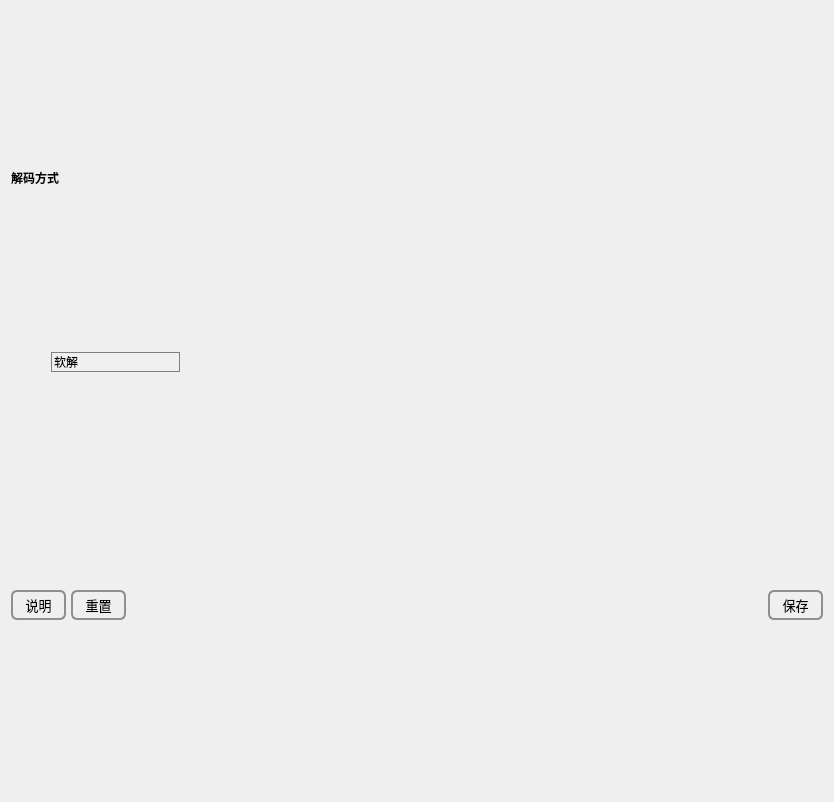
<?xml version="1.0" encoding="UTF-8"?>
<ui version="4.0">
 <class>DecodeWidget</class>
 <widget class="QWidget" name="DecodeWidget">
  <property name="geometry">
   <rect>
    <x>0</x>
    <y>0</y>
    <width>834</width>
    <height>802</height>
   </rect>
  </property>
  <property name="windowTitle">
   <string>Form</string>
  </property>
  <layout class="QVBoxLayout" name="verticalLayout_5" stretch="0,0,0,0,10,0,1,0">
   <property name="spacing">
    <number>0</number>
   </property>
   <item>
    <widget class="QLabel" name="label_4">
     <property name="sizePolicy">
      <sizepolicy hsizetype="Preferred" vsizetype="Fixed">
       <horstretch>0</horstretch>
       <verstretch>0</verstretch>
      </sizepolicy>
     </property>
     <property name="font">
      <font>
       <family>微软雅黑</family>
       <pointsize>9</pointsize>
       <weight>75</weight>
       <bold>true</bold>
      </font>
     </property>
     <property name="text">
      <string>解码方式</string>
     </property>
     <property name="alignment">
      <set>Qt::AlignLeading|Qt::AlignLeft|Qt::AlignVCenter</set>
     </property>
    </widget>
   </item>
   <item>
    <spacer name="verticalSpacer_6">
     <property name="orientation">
      <enum>Qt::Vertical</enum>
     </property>
     <property name="sizeType">
      <enum>QSizePolicy::Fixed</enum>
     </property>
     <property name="sizeHint" stdset="0">
      <size>
       <width>20</width>
       <height>7</height>
      </size>
     </property>
    </spacer>
   </item>
   <item>
    <layout class="QHBoxLayout" name="horizontalLayout_3" stretch="1,2,10">
     <property name="spacing">
      <number>0</number>
     </property>
     <item>
      <spacer name="horizontalSpacer">
       <property name="orientation">
        <enum>Qt::Horizontal</enum>
       </property>
       <property name="sizeType">
        <enum>QSizePolicy::Fixed</enum>
       </property>
       <property name="sizeHint" stdset="0">
        <size>
         <width>40</width>
         <height>20</height>
        </size>
       </property>
      </spacer>
     </item>
     <item>
      <widget class="QComboBox" name="decodeMode">
       <property name="sizePolicy">
        <sizepolicy hsizetype="Preferred" vsizetype="Fixed">
         <horstretch>0</horstretch>
         <verstretch>0</verstretch>
        </sizepolicy>
       </property>
       <property name="font">
        <font>
         <family>Palatino Linotype</family>
         <weight>50</weight>
         <bold>false</bold>
        </font>
       </property>
       <property name="styleSheet">
        <string notr="true">QComboBox {
	background:rgb(240,240,240);
    border: 1px solid gray;
    padding: 1px 2px 1px 2px;  
}

QComboBox::drop-down {
    subcontrol-origin: padding;
    subcontrol-position: top right;
 
    border-width: 1px;
    border-color: darkgray;
}

QComboBox::down-arrow {
    image: url(:/down_arrow.jpg);
}</string>
       </property>
       <property name="currentIndex">
        <number>0</number>
       </property>
       <property name="maxVisibleItems">
        <number>100</number>
       </property>
       <property name="maxCount">
        <number>100</number>
       </property>
       <property name="frame">
        <bool>true</bool>
       </property>
       <item>
        <property name="text">
         <string>软解</string>
        </property>
       </item>
       <item>
        <property name="text">
         <string>DXVA2硬解</string>
        </property>
       </item>
       <item>
        <property name="text">
         <string>D3D11VA硬解</string>
        </property>
       </item>
      </widget>
     </item>
     <item>
      <spacer name="horizontalSpacer_2">
       <property name="orientation">
        <enum>Qt::Horizontal</enum>
       </property>
       <property name="sizeHint" stdset="0">
        <size>
         <width>40</width>
         <height>20</height>
        </size>
       </property>
      </spacer>
     </item>
    </layout>
   </item>
   <item>
    <spacer name="verticalSpacer">
     <property name="orientation">
      <enum>Qt::Vertical</enum>
     </property>
     <property name="sizeType">
      <enum>QSizePolicy::Fixed</enum>
     </property>
     <property name="sizeHint" stdset="0">
      <size>
       <width>20</width>
       <height>30</height>
      </size>
     </property>
    </spacer>
   </item>
   <item>
    <layout class="QVBoxLayout" name="bottomLayout"/>
   </item>
   <item>
    <spacer name="verticalSpacer_2">
     <property name="orientation">
      <enum>Qt::Vertical</enum>
     </property>
     <property name="sizeType">
      <enum>QSizePolicy::Fixed</enum>
     </property>
     <property name="sizeHint" stdset="0">
      <size>
       <width>20</width>
       <height>30</height>
      </size>
     </property>
    </spacer>
   </item>
   <item>
    <layout class="QHBoxLayout" name="horizontalLayout_4">
     <item>
      <widget class="QPushButton" name="explain">
       <property name="sizePolicy">
        <sizepolicy hsizetype="Fixed" vsizetype="Fixed">
         <horstretch>0</horstretch>
         <verstretch>0</verstretch>
        </sizepolicy>
       </property>
       <property name="minimumSize">
        <size>
         <width>55</width>
         <height>30</height>
        </size>
       </property>
       <property name="maximumSize">
        <size>
         <width>55</width>
         <height>30</height>
        </size>
       </property>
       <property name="font">
        <font>
         <family>微软雅黑</family>
         <pointsize>10</pointsize>
        </font>
       </property>
       <property name="cursor">
        <cursorShape>PointingHandCursor</cursorShape>
       </property>
       <property name="styleSheet">
        <string notr="true">QPushButton {
    border: 2px solid #8f8f91;
    border-radius: 6px;
	color: rgb(0,0,0);
    background-color: qlineargradient(x1: 0, y1: 0, x2: 0, y2: 1,
                                      stop: 0 #f6f7fa, stop: 1 #dadbde);
}

QPushButton:pressed {
    background-color: qlineargradient(x1: 0, y1: 0, x2: 0, y2: 1,
                                      stop: 0 #dadbde, stop: 1 #f6f7fa);
}

QPushButton:flat {
    border: none; /* no border for a flat push button */
}

QPushButton:default {
    border-color: navy; /* make the default button prominent */
}</string>
       </property>
       <property name="text">
        <string>说明</string>
       </property>
      </widget>
     </item>
     <item>
      <spacer name="horizontalSpacer_4">
       <property name="orientation">
        <enum>Qt::Horizontal</enum>
       </property>
       <property name="sizeType">
        <enum>QSizePolicy::Fixed</enum>
       </property>
       <property name="sizeHint" stdset="0">
        <size>
         <width>5</width>
         <height>20</height>
        </size>
       </property>
      </spacer>
     </item>
     <item>
      <widget class="QPushButton" name="reset">
       <property name="sizePolicy">
        <sizepolicy hsizetype="Fixed" vsizetype="Fixed">
         <horstretch>0</horstretch>
         <verstretch>0</verstretch>
        </sizepolicy>
       </property>
       <property name="minimumSize">
        <size>
         <width>55</width>
         <height>30</height>
        </size>
       </property>
       <property name="maximumSize">
        <size>
         <width>55</width>
         <height>30</height>
        </size>
       </property>
       <property name="font">
        <font>
         <family>微软雅黑</family>
         <pointsize>10</pointsize>
        </font>
       </property>
       <property name="cursor">
        <cursorShape>PointingHandCursor</cursorShape>
       </property>
       <property name="styleSheet">
        <string notr="true">QPushButton {
    border: 2px solid #8f8f91;
    border-radius: 6px;
	color: rgb(0,0,0);
    background-color: qlineargradient(x1: 0, y1: 0, x2: 0, y2: 1,
                                      stop: 0 #f6f7fa, stop: 1 #dadbde);
}

QPushButton:pressed {
    background-color: qlineargradient(x1: 0, y1: 0, x2: 0, y2: 1,
                                      stop: 0 #dadbde, stop: 1 #f6f7fa);
}

QPushButton:flat {
    border: none; /* no border for a flat push button */
}

QPushButton:default {
    border-color: navy; /* make the default button prominent */
}</string>
       </property>
       <property name="text">
        <string>重置</string>
       </property>
      </widget>
     </item>
     <item>
      <spacer name="horizontalSpacer_3">
       <property name="orientation">
        <enum>Qt::Horizontal</enum>
       </property>
       <property name="sizeHint" stdset="0">
        <size>
         <width>40</width>
         <height>20</height>
        </size>
       </property>
      </spacer>
     </item>
     <item>
      <widget class="QPushButton" name="save">
       <property name="sizePolicy">
        <sizepolicy hsizetype="Fixed" vsizetype="Fixed">
         <horstretch>0</horstretch>
         <verstretch>0</verstretch>
        </sizepolicy>
       </property>
       <property name="minimumSize">
        <size>
         <width>55</width>
         <height>30</height>
        </size>
       </property>
       <property name="maximumSize">
        <size>
         <width>55</width>
         <height>30</height>
        </size>
       </property>
       <property name="font">
        <font>
         <family>微软雅黑</family>
         <pointsize>10</pointsize>
         <weight>50</weight>
         <bold>false</bold>
        </font>
       </property>
       <property name="cursor">
        <cursorShape>PointingHandCursor</cursorShape>
       </property>
       <property name="styleSheet">
        <string notr="true">QPushButton {
    border: 2px solid #8f8f91;
    border-radius: 6px;
	color: rgb(0,0,0);
    background-color: qlineargradient(x1: 0, y1: 0, x2: 0, y2: 1,
                                      stop: 0 #f6f7fa, stop: 1 #dadbde);
}

QPushButton:pressed {
    background-color: qlineargradient(x1: 0, y1: 0, x2: 0, y2: 1,
                                      stop: 0 #dadbde, stop: 1 #f6f7fa);
}

QPushButton:flat {
    border: none; /* no border for a flat push button */
}

QPushButton:default {
    border-color: navy; /* make the default button prominent */
}</string>
       </property>
       <property name="text">
        <string>保存</string>
       </property>
       <property name="flat">
        <bool>false</bool>
       </property>
      </widget>
     </item>
    </layout>
   </item>
   <item>
    <spacer name="verticalSpacer_3">
     <property name="orientation">
      <enum>Qt::Vertical</enum>
     </property>
     <property name="sizeType">
      <enum>QSizePolicy::Fixed</enum>
     </property>
     <property name="sizeHint" stdset="0">
      <size>
       <width>20</width>
       <height>10</height>
      </size>
     </property>
    </spacer>
   </item>
  </layout>
 </widget>
 <resources/>
 <connections/>
</ui>
